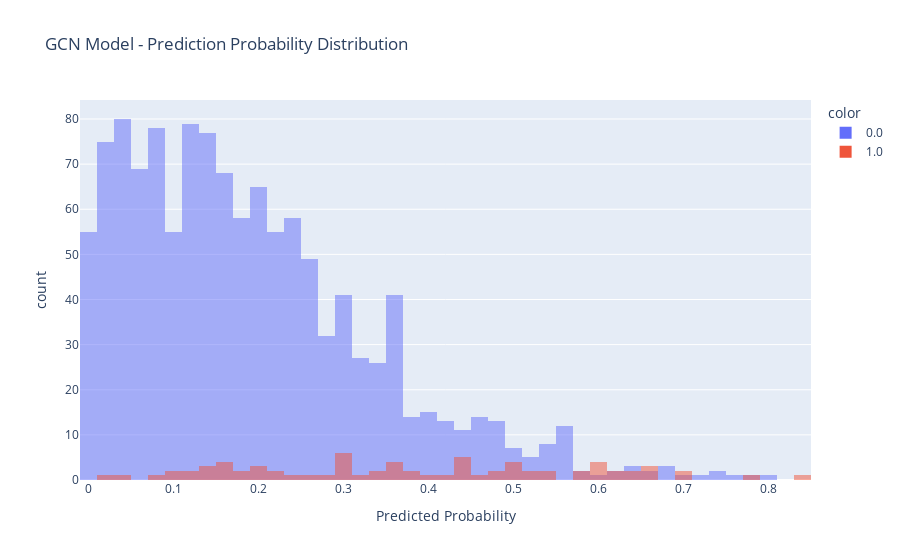

The notebook cell this image was saved under:
### Code cell
import numpy as np
import pandas as pd
import plotly.express as px
import torch
from sklearn.metrics import accuracy_score, roc_auc_score

# Evaluate the GCN model
from sklearn.metrics import precision_recall_curve, classification_report

gnn.eval()
all_preds, all_labels = [], []

with torch.no_grad():
    for batch in test_loader:
        out = gnn(batch)
        probs = torch.sigmoid(out)
        all_preds.extend(probs.cpu().numpy())
        all_labels.extend(batch.y.cpu().numpy())

all_preds = np.array(all_preds).flatten()
all_labels = np.array(all_labels).flatten()

precision, recall, thresholds = precision_recall_curve(all_labels, all_preds)
f1_scores = 2 * (precision * recall) / (precision + recall + 1e-8)
best_threshold = thresholds[np.argmax(f1_scores)]

# 🔽 Save threshold for use in Streamlit/Dash
np.save("gcn_best_threshold.npy", best_threshold)
print(f"Best threshold (F1): {best_threshold:.3f}")

preds_binary = (all_preds > best_threshold).astype(int)

print("\n===== GCN Final Evaluation =====")
print(f"Accuracy: {accuracy_score(all_labels, preds_binary):.4f}")
print(f"ROC-AUC: {roc_auc_score(all_labels, all_preds):.4f}")
print(classification_report(all_labels, preds_binary, target_names=["Non-toxic", "Toxic"]))


#all_preds = np.array(all_preds)
#all_labels = np.array(all_labels)
#preds_binary = (all_preds > 0.5).astype(int)

gnn_acc = accuracy_score(all_labels, preds_binary)
gnn_roc = roc_auc_score(all_labels, all_preds)
print(f"GCN Model - Accuracy: {gnn_acc:.4f}, ROC-AUC: {gnn_roc:.4f}")

# Visualization
df_gnn_viz = pd.DataFrame({
    "Predicted Probability": all_preds.flatten(),
    "Actual Label": all_labels.flatten()
})
fig_gnn = px.histogram(df_gnn_viz, x="Predicted Probability", 
                       color=df_gnn_viz["Actual Label"].astype(str),
                       barmode="overlay", 
                       title="GCN Model - Prediction Probability Distribution")
fig_gnn.show()

### Figure 1 — Plotly figure (JSON) as saved in the notebook; plotly's stock layout.template omitted (floating-point values rounded to 4 significant figures; data arrays with more than 128 entries replaced by an {"elided": "..."} marker saying what was removed)
{"data": [{"bingroup": "x", "hovertemplate": "color=0.0<br>Predicted Probability=%{x}<br>count=%{y}<extra></extra>", "legendgroup": "0.0", "marker": {"color": "#636efa", "opacity": 0.5, "pattern": {"shape": ""}}, "name": "0.0", "orientation": "v", "showlegend": true, "type": "histogram", "x": {"elided": "1220 float values"}, "xaxis": "x", "yaxis": "y"}, {"bingroup": "x", "hovertemplate": "color=1.0<br>Predicted Probability=%{x}<br>count=%{y}<extra></extra>", "legendgroup": "1.0", "marker": {"color": "#EF553B", "opacity": 0.5, "pattern": {"shape": ""}}, "name": "1.0", "orientation": "v", "showlegend": true, "type": "histogram", "x": [0.4667, 0.4737, 0.2446, 0.2944, 0.2024, 0.5232, 0.115, 0.3246, 0.2944, 0.5952, 0.105, 0.3043, 0.578, 0.226, 0.5364, 0.5011, 0.1969, 0.5939, 0.07559, 0.01183, 0.3479, 0.2785, 0.1893, 0.3949, 0.6259, 0.6949, 0.5835, 0.3667, 0.4346, 0.1366, 0.8371, 0.4338, 0.6458, 0.4991, 0.6294, 0.3638, 0.4371, 0.6071, 0.5012, 0.1, 0.4765, 0.3664, 0.1469, 0.6353, 0.1581, 0.4317, 0.4121, 0.2909, 0.4479, 0.1465, 0.3648, 0.1502, 0.3855, 0.593, 0.5119, 0.7871, 0.2021, 0.1895, 0.2263, 0.1539, 0.3767, 0.2592, 0.3029, 0.3382, 0.2913, 0.6575, 0.4981, 0.6551, 0.1125, 0.6529, 0.1592, 0.04968, 0.6933, 0.5361], "xaxis": "x", "yaxis": "y"}], "layout": {"barmode": "overlay", "legend": {"title": {"text": "color"}, "tracegroupgap": 0}, "title": {"text": "GCN Model - Prediction Probability Distribution"}, "xaxis": {"anchor": "y", "domain": [0, 1], "title": {"text": "Predicted Probability"}}, "yaxis": {"anchor": "x", "domain": [0, 1], "title": {"text": "count"}}}}
